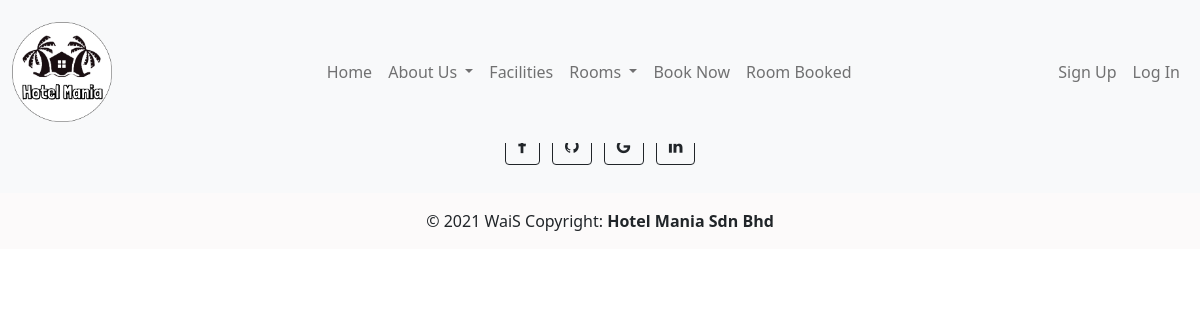
/room-normal.php, run on an earlier commit of the app's database.
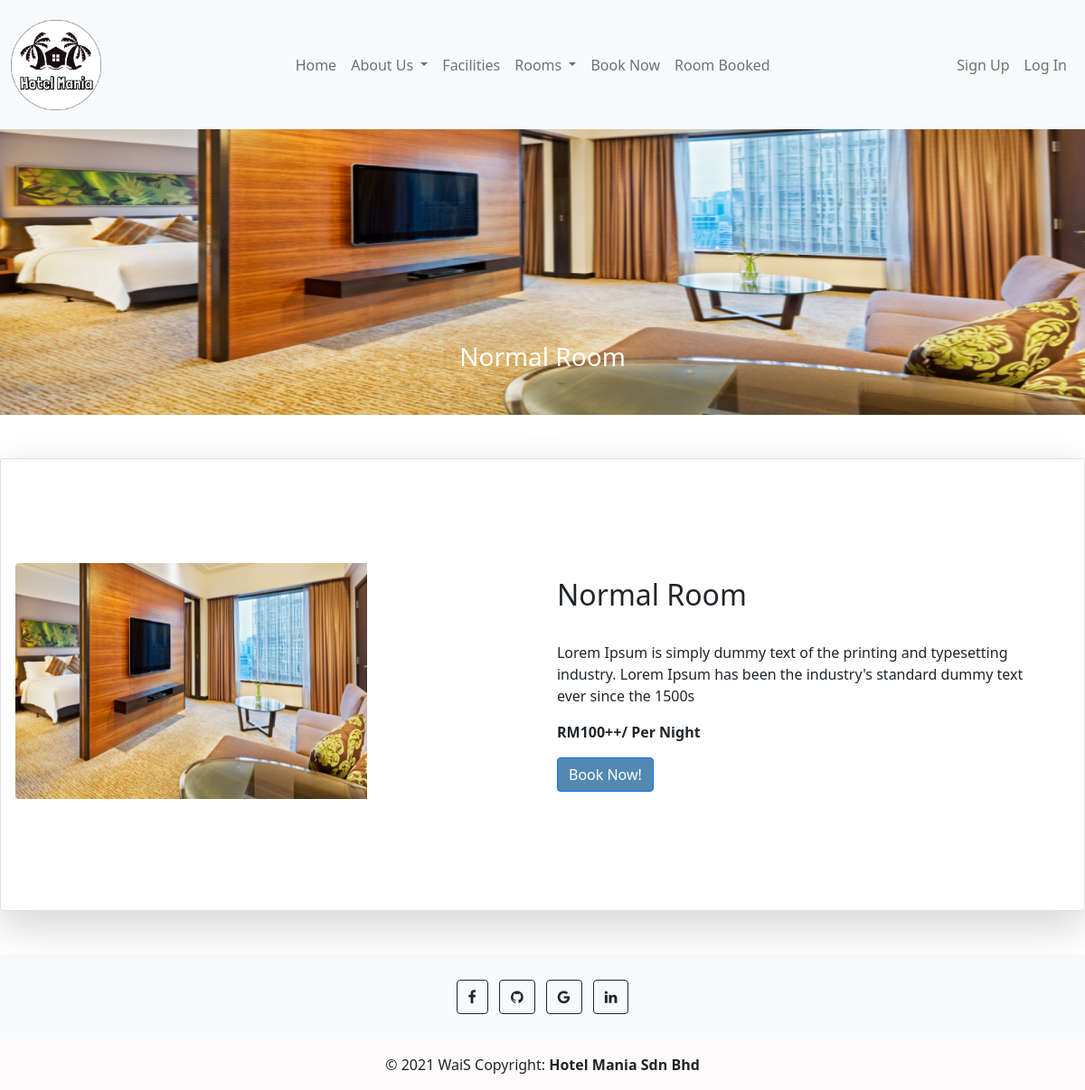
And on a later commit of the database.
### tables this page shows
CREATE TABLE `roomtypedb` (
  `roomTypeId` int(11) NOT NULL,
  `roomType` enum('Normal','Executive','Deluxe') NOT NULL,
  `roomRate` double NOT NULL,
  `roomDetails` varchar(255) NOT NULL,
  `roomImage` text NOT NULL
);

### backend/config.php (called while the page is built)
<?php
require_once "product_db.php";
$product_db = new product_db();
?>

### backend/product_db.php (called while the page is built, shortened)
<?php
require_once "DBController.php";
class product_db extends DBController{
    function getNormal()
    {
        $query = "SELECT * FROM roomtypedb WHERE roomType='Normal'";
        $productResult = $this->getDBResult($query);
        return $productResult;
    }
}
?>

### backend/DBController.php (called while the page is built, shortened)
<?php
class DBController
{
    private $host = "localhost";
    private $user = "root";
    private $password = "";
    private $database = "hotel_mania";
    private static $conn;
    function __construct()
    {
        $this->conn = mysqli_connect($this->host, $this->user, $this->password, $this->database);
    }
    function getDBResult($query, $params = array())
    {
        $sql_statement = $this->conn->prepare($query);
        $sql_statement->execute();
        $result = $sql_statement->get_result();
        if ($result->num_rows > 0) {
            while ($row = $result->fetch_assoc()) {
                $resultset[] = $row;
            }
        }
        if (! empty($resultset)) {
            return $resultset;
        }
    }
}

### room-normal.php (the view, shortened to what this page needs)
<!DOCTYPE html>
<html lang="en">
<?php require_once "backend/config.php"; ?>
<head>
    <link rel="stylesheet" href="css/room.css">
    <link href="https://cdn.jsdelivr.net/npm/bootstrap@5.1.1/dist/css/bootstrap.min.css" rel="stylesheet">
    <link rel="stylesheet" href="https://cdn.jsdelivr.net/npm/bootstrap-icons@1.6.0/font/bootstrap-icons.css">
</head>
<?php include 'include_php/header.php';?>
<body>
<?php
        $query = "SELECT * FROM roomtypedb WHERE roomType='Normal'";
        $product_array = $product_db->getNormal($query);
        if (!empty($product_array)) {
            foreach ($product_array as $key => $value) {
        ?>
<div id="carouselExampleSlidesOnly" class="carousel slide firstcard" data-bs-ride="carousel">
  <div class="carousel-indicators">
    <button type="button" data-bs-target="#carouselExampleCaptions" data-bs-slide-to="0" class="active" aria-current="true" aria-label="Slide 1"></button>
</div>
  <div class="carousel-inner crl">
    <div class="carousel-item active">
      <img src="<?php echo $product_array[$key]["roomImage"]; ?>" class="d-block w-100" alt="...">
      <div class="carousel-caption d-none d-md-block">
        <h3><?php echo $product_array[$key]["roomType"] . " Room"; ?></h3>
      </div>
    </div>
  </div>
</div>
<div class="card mb-3 shadow-lg p-3 mb-5 bg-white rounded">
    <div class="row g-0 row-center row1">
        <div class="col-md-4">
            <img src="<?php echo $product_array[$key]["roomImage"]; ?>" class="img-fluid rounded-start dslr-image" alt="...">
        </div>
        <div class="col-md-2">
        </div>
        <div class="col-md-6 justify-content-center align-self-center">
            <div class="card-body">
                <div class="dslr-description">
                    <h2 class="card-title"><?php echo $product_array[$key]["roomType"] . " Room"; ?></h2><br>
                    <p class="card-text text-description"><?php echo $product_array[$key]["roomDetails"]; ?></p>
                    <p><b><?php echo  "RM".$product_array[$key]["roomRate"] . "++/ Per Night" ; ?> </b></p>
                    <input type="submit" value="Book Now!" onclick="location.href='booking.php'" class="btn btn-primary submitbtn2">
                </div>
            </div>
        </div>
    </div>
</div>
<?php
            }
        }
?>
<?php include 'include_php/footer.php';?>
</body>
</html>

What changed in the data, as far as the page shows it:
added roomtypedb: roomImage (picture), roomType "Normal", roomDetails "Lorem Ipsum is simply dummy text of the printing and typesetting industry. Lorem Ipsum has been the industry's standard dummy text ever since the 1500s", roomRate "100"
